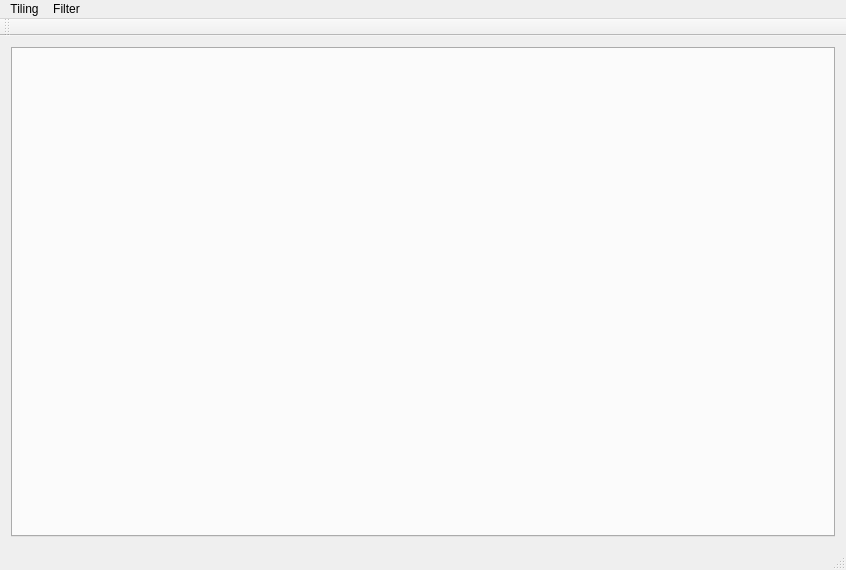
<?xml version="1.0" encoding="UTF-8"?>
<ui version="4.0">
 <class>MainWindow</class>
 <widget class="QMainWindow" name="MainWindow">
  <property name="geometry">
   <rect>
    <x>0</x>
    <y>0</y>
    <width>846</width>
    <height>570</height>
   </rect>
  </property>
  <property name="windowTitle">
   <string>MainWindow</string>
  </property>
  <widget class="QWidget" name="centralWidget">
   <layout class="QVBoxLayout" name="verticalLayout">
    <item>
     <widget class="QTabWidget" name="tabWidget"/>
    </item>
   </layout>
  </widget>
  <widget class="QMenuBar" name="menuBar">
   <property name="geometry">
    <rect>
     <x>0</x>
     <y>0</y>
     <width>846</width>
     <height>22</height>
    </rect>
   </property>
   <widget class="QMenu" name="menuTiling">
    <property name="title">
     <string>Tiling</string>
    </property>
    <addaction name="actionReset"/>
   </widget>
   <widget class="QMenu" name="menuFilter">
    <property name="title">
     <string>Filter</string>
    </property>
    <addaction name="actionSet_Markimage"/>
   </widget>
   <addaction name="menuTiling"/>
   <addaction name="menuFilter"/>
  </widget>
  <widget class="QToolBar" name="mainToolBar">
   <attribute name="toolBarArea">
    <enum>TopToolBarArea</enum>
   </attribute>
   <attribute name="toolBarBreak">
    <bool>false</bool>
   </attribute>
  </widget>
  <widget class="QStatusBar" name="statusBar"/>
  <action name="actionReset">
   <property name="text">
    <string>Reset</string>
   </property>
  </action>
  <action name="actionSet_Markimage">
   <property name="text">
    <string>Set Marskmage</string>
   </property>
  </action>
 </widget>
 <layoutdefault spacing="6" margin="11"/>
 <resources/>
 <connections/>
</ui>
